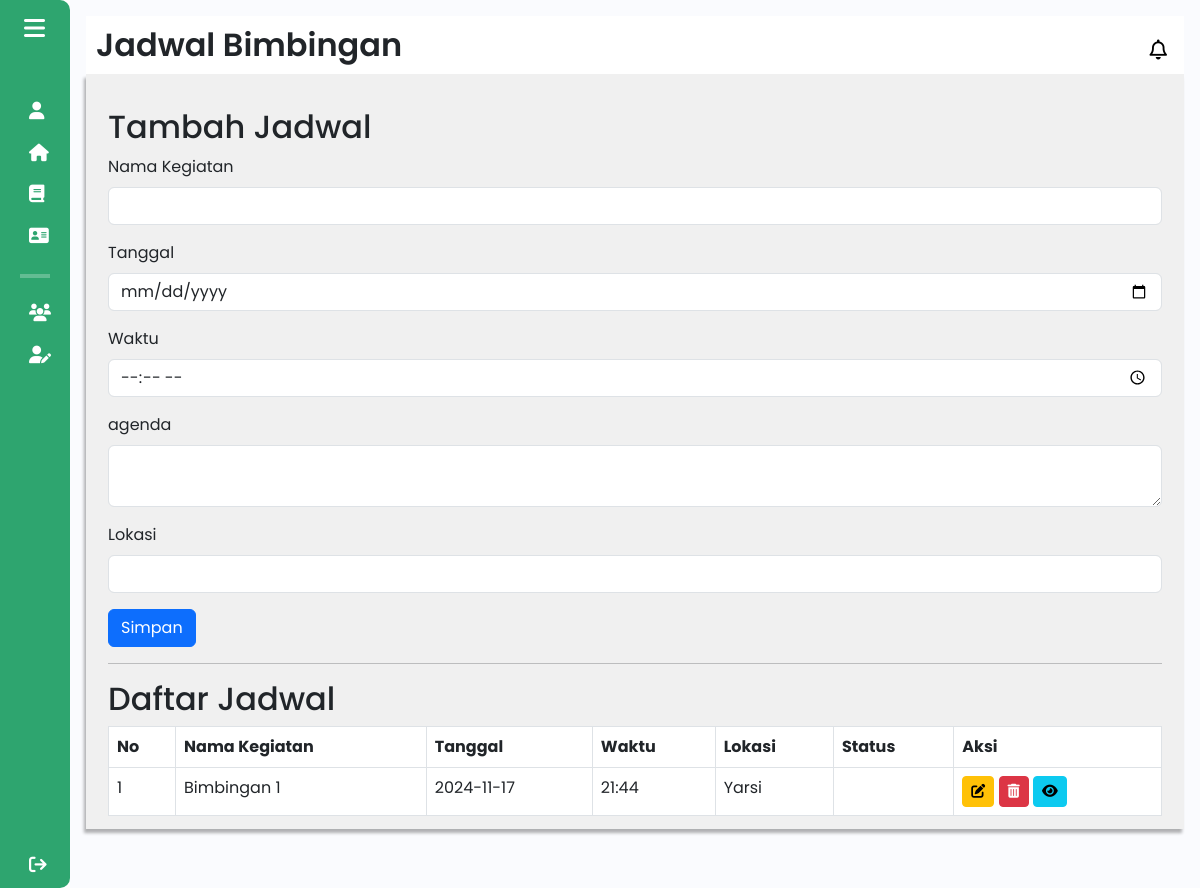
The page /components/pages/mahasiswa/jadwal_bimbingan_mahasiswa.php (signed in) on the database as committed earlier.
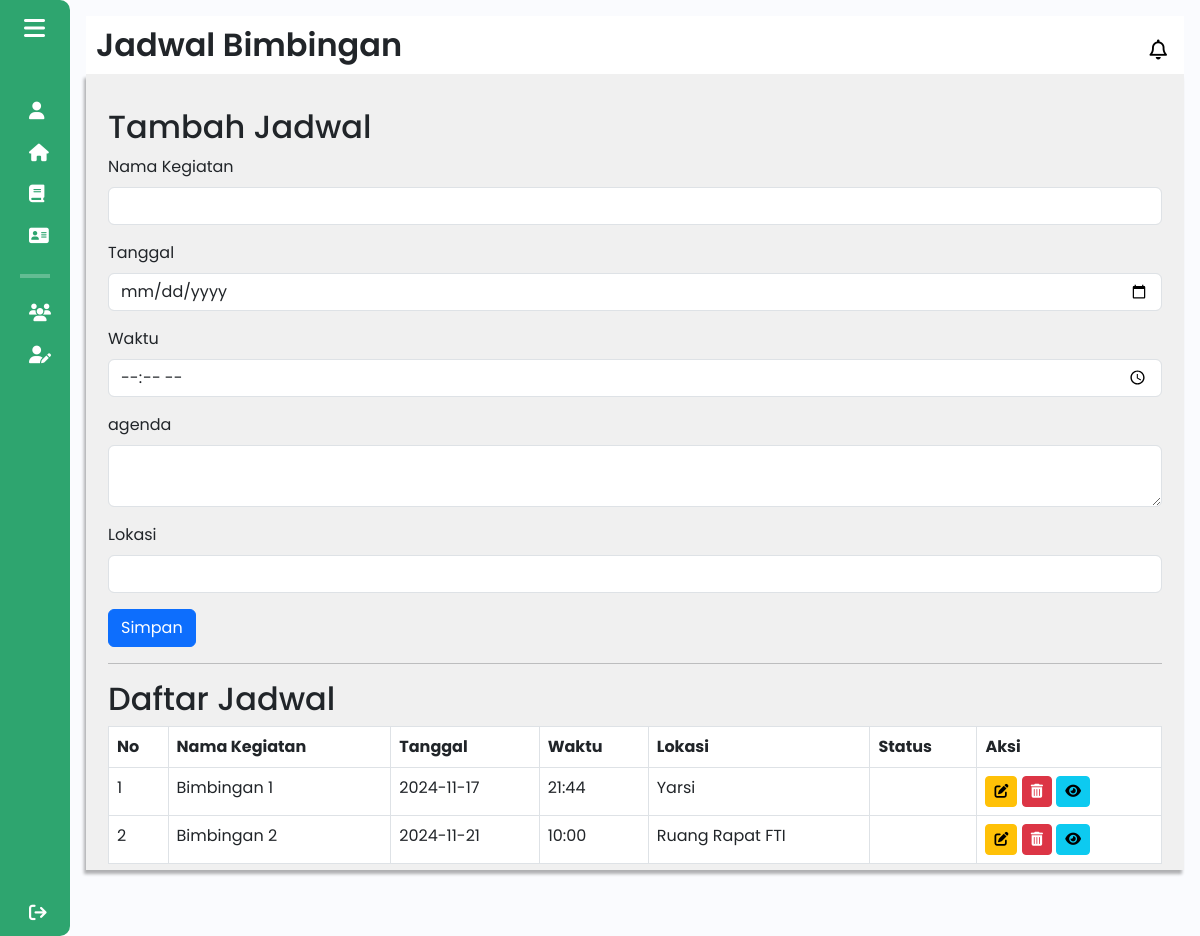
The same page on the database as committed later.
### tables this page shows
CREATE TABLE `jadwal` (
  `id` int(11) NOT NULL,
  `nama_kegiatan` varchar(255) NOT NULL,
  `tanggal` date NOT NULL,
  `waktu` varchar(5) NOT NULL,
  `agenda` text NOT NULL,
  `lokasi` varchar(255) NOT NULL,
  `status` varchar(255) NOT NULL,
  `feedback_mentor` varchar(1000) NOT NULL
);

### components/pages/mahasiswa/jadwal_bimbingan_mahasiswa.php (the view, shortened to what this page needs)
<!DOCTYPE html>
<html lang="en">
<head>
    <link href="https://cdn.lineicons.com/4.0/lineicons.css" rel="stylesheet" />
    <link href="https://cdn.jsdelivr.net/npm/bootstrap@5.3.0-alpha3/dist/css/bootstrap.min.css" rel="stylesheet"
>
    <link rel="stylesheet" href="/Aplikasi-Kewirausahaan/assets/css/mahasiswa/jadwal_bimbingan_mahasiswa.css">
</head>
<body>
    <div class="wrapper">
                <?php
                $activePage = 'jadwal_bimbingan_mahasiswa';
                include 'sidebar_mahasiswa.php';
                ?>
                <div class="main p-3">
                    <div class="main_header">
                        <?php
                            $pageTitle = "Jadwal Bimbingan";
                            include 'header_mahasiswa.php';
                        ?>
                    </div>
                <div class="main_wrapper">
                    <div class="container mt-4">
                        <?php
                        include $_SERVER['DOCUMENT_ROOT'] . '/Aplikasi-Kewirausahaan/config/db_connection.php';
                        $edit_data = null;
                        $sql = "SELECT * FROM jadwal ORDER BY tanggal, waktu";
                        $result = $conn->query($sql);
                        ?>
                        <h2><?php echo isset($edit_data) ? "Edit Jadwal" : "Tambah Jadwal"; ?></h2>
                        <form action="" method="post">
                            <div class="mb-3">
                                <label for="nama_kegiatan" class="form-label">Nama Kegiatan</label>
                                <input type="text" name="nama_kegiatan" id="nama_kegiatan" class="form-control" required
                                    value="<?php echo isset($edit_data['nama_kegiatan']) ? $edit_data['nama_kegiatan'] : ''; ?>">
                            </div>
                            <div class="mb-3">
                                <label for="tanggal" class="form-label">Tanggal</label>
                                <input type="date" name="tanggal" id="tanggal" class="form-control" required
                                    value="<?php echo isset($edit_data['tanggal']) ? $edit_data['tanggal'] : ''; ?>">
                            </div>
                            <div class="mb-3">
                                <label for="waktu" class="form-label">Waktu</label>
                                <input type="time" name="waktu" id="waktu" class="form-control" required
                                    value="<?php echo isset($edit_data['waktu']) ? $edit_data['waktu'] : ''; ?>">
                            </div>
                            <div class="mb-3">
                                <label for="agenda" class="form-label">agenda</label>
                                <textarea name="agenda" id="agenda" class="form-control"><?php echo isset($edit_data['agenda']) ? $edit_data['agenda'] : ''; ?></textarea>
                            </div>
                            <div class="mb-3">
                                <label for="lokasi" class="form-label">Lokasi</label>
                                <input type="text" name="lokasi" id="lokasi" class="form-control"
                                    value="<?php echo isset($edit_data['lokasi']) ? $edit_data['lokasi'] : ''; ?>">
                            </div>
                            <button type="submit" class="btn btn-primary"><?php echo isset($edit_data) ? "Perbarui" : "Simpan"; ?></button>
                        </form>
                        <hr>
                        <h2>Daftar Jadwal</h2>
                        <table class="table table-bordered">
                            <thead>
                                <tr>
                                    <th>No</th>
                                    <th>Nama Kegiatan</th>
                                    <th>Tanggal</th>
                                    <th>Waktu</th>
                                    <th>Lokasi</th>
                                    <th>Status</th>
                                    <th>Aksi</th>
                                </tr>
                            </thead>
                            <tbody>
                                <?php if ($result->num_rows > 0): ?>
                                    <?php $no = 1; ?>
                                    <?php while ($row = $result->fetch_assoc()): ?>
                                        <tr>
                                            <td><?php echo $no++; ?></td>
                                            <td><?php echo htmlspecialchars($row['nama_kegiatan']); ?></td>
                                            <td><?php echo htmlspecialchars($row['tanggal']); ?></td>
                                            <td><?php echo htmlspecialchars($row['waktu']); ?></td>
                                            <td><?php echo htmlspecialchars($row['lokasi']); ?></td>
                                            <td><?php echo isset($row['status']) ? htmlspecialchars($row['status']) : 'N/A'; ?></td>
                                            <td>
                                                <a href="?edit_id=<?php echo $row['id']; ?>" class="btn btn-warning btn-sm">
                                                    <i class="fas fa-edit"></i>
                                                </a>
                                                <a href="?delete_id=<?php echo $row['id']; ?>" class="btn btn-danger btn-sm"
                                                    onclick="return confirm('Apakah Anda yakin ingin menghapus jadwal ini?');">
                                                    <i class="fa-solid fa-trash-can"></i>
                                                </a>
                                                <a href="detail_jadwal_mahasiswa.php?id=<?php echo $row['id']; ?>" class="btn btn-info btn-sm">
                                                    <i class="fa-solid fa-eye"></i>
                                                </a>
                                            </td>
                                        </tr>
                                    <?php endwhile; ?>
                                <?php else: ?>
                                    <tr>
                                        <td colspan="8">Tidak ada jadwal tersedia.</td>
                                    </tr>
                                <?php endif; ?>
                            </tbody>
                        </table>
                    </div>
                </div>
    </div>
</body>
</html>

### components/pages/mahasiswa/sidebar_mahasiswa.php (shortened to what this page needs)
<!DOCTYPE html>
<html lang="en">
<head>
    <link href="https://cdn.lineicons.com/4.0/lineicons.css" rel="stylesheet" />
    <link href="https://cdn.jsdelivr.net/npm/bootstrap@5.3.0-alpha3/dist/css/bootstrap.min.css" rel="stylesheet"
>
    <link rel="stylesheet" href="/Aplikasi-Kewirausahaan/assets/css/mahasiswa/sidebar_mahasiswa.css">
</head>
<body>
    <div class="wrapper">
        <aside id="sidebar">
            <div class="d-flex">
                <button class="toggle-btn" type="button">
                    <i class="fa-solid fa-bars"></i>
                </button>
            </div>
            <ul class="sidebar-nav">
                <li class="sidebar-item <?php echo ($activePage == 'profil') ? 'active' : ''; ?>">
                    <a href="profil_mahasiswa.php" class="sidebar-link">
                        <i class="fa-solid fa-user"></i>
                    </a>
                </li>
                <li class="sidebar-item <?php echo ($activePage == 'pagemahasiswa') ? 'active' : ''; ?>">
                    <a href="pagemahasiswa.php" class="sidebar-link">
                        <i class="fa-solid fa-house"></i>
                    </a>
                </li>
                <li class="sidebar-item <?php echo ($activePage == 'materikewirausahaan_mahasiswa') ? 'active' : ''; ?>">
                    <a href="materikewirausahaan_mahasiswa.php" class="sidebar-link">
                        <i class="fa-solid fa-book"></i>
                    </a>
                </li>
                <li class="sidebar-item <?php echo ($activePage == 'daftar_mentor_mahasiswa') ? 'active' : ''; ?>">
                    <a href="daftar_mentor_mahasiswa.php" class="sidebar-link">
                    <i class="fa-solid fa-address-card"></i>
                    </a>
                </li>
                <hr>
                <li class="sidebar-item <?php echo ($activePage == 'kelompok_bisnis_mahasiswa') ? 'active' : ''; ?>">
                    <a href="kelompok_bisnis_mahasiswa.php" class="sidebar-link">
                        <i class="fa-solid fa-users"></i>
                    </a>
                </li>
                <li class="sidebar-item">
                    <a href="#" class="sidebar-link collapsed has-dropdown" data-bs-toggle="collapse"
                    data-bs-target="#kelola_bisnis_kelompok" aria-expanded="false" aria-controls="kelola_bisnis_kelompok">
                        <i class="fa-solid fa-user-pen"></i>
                    </a>
                </li>
                <li class="sidebar-item sign-out">
                    <a href="/Aplikasi-Kewirausahaan/components/pages/startdashboard/dashboardawal.php" class="sidebar-link">
                        <i class="fa-solid fa-sign-out"></i>
                    </a>
                </li>
            </ul>
        </aside>
    </div>
</body>
</html>

### components/pages/mahasiswa/header_mahasiswa.php (shortened to what this page needs)
<!DOCTYPE html>
<html lang="en">
<head>
    <link href="https://cdn.lineicons.com/4.0/lineicons.css" rel="stylesheet" />
    <link href="https://cdn.jsdelivr.net/npm/bootstrap@5.3.0-alpha3/dist/css/bootstrap.min.css" rel="stylesheet"
>
    <link rel="stylesheet" href="/Aplikasi-Kewirausahaan/assets/css/mahasiswa/header_mahasiswa.css">
</head>
<body>
    <div class="wrapper">
            <div class="main_header">
                <h1 class="halaman"><?php echo $pageTitle ?? 'Halaman'; ?></h1>
                <a href="#" class="notification">
                    <i class="fa-regular fa-bell"></i>
                </a>
            </div>
    </div>
</body>
</html>

### assets/css/mahasiswa/jadwal_bimbingan_mahasiswa.css (style rules this page uses)
a { text-decoration: none; }
li { list-style: none; }
h1 { font-weight: 600; font-size: 1.5rem; }
body { font-family: "Poppins", sans-serif; }
.wrapper { display: flex; }
.main { min-height: 100vh; width: 100%; overflow: hidden; transition: all 0.35s ease-in-out; background-color: #fafbfe; }
#sidebar { width: 70px; min-width: 70px; z-index: 1000; transition: all 0.25s ease-in-out; background-color: #2ea56f; display: flex; flex-direction: column; border-top-right-radius: 10px; border-bottom-right-radius: 10px; }
.toggle-btn { background-color: transparent; cursor: pointer; border: 0; padding: 1rem 1.5rem; }
.toggle-btn i { font-size: 1.5rem; color: #fff; }
.sidebar-nav { padding: 2rem 0; flex: 1 1 auto; }
a.sidebar-link { padding: 0.625rem 1.625rem; color: #fff; display: block; font-size: 0.9rem; white-space: nowrap; border-left: 3px solid transparent; }
.sidebar-link i { font-size: 1.1rem; margin-right: 0.75rem; }
.sidebar-item { position: relative; }
.sign-out { position: fixed; bottom: 0; left: 0; }
.main_wrapper { width: 100%; height: 85vh; background-color: #f0f0f0; box-shadow: -2px 4px 3px rgba(0, 0, 0, 0.3); margin: 0 auto; padding: 10px; overflow: auto; }
.sidebar-nav hr { border: 2px solid white; margin-right: 20px; margin-left: 20px; }
.main_header { display: flex; justify-content: space-between; align-items: center; padding: 10px; background-color: #fff; }
.main_header h1 { font-size: xx-large; margin: 0; }
.notification { display: flex; align-items: center; text-decoration: none; color: #000; font-size: 18px; }
.notification i { margin-right: 8px; }

### assets/css/mahasiswa/sidebar_mahasiswa.css (style rules this page uses)
a { text-decoration: none; }
li { list-style: none; }
h1 { font-weight: 600; font-size: 1.5rem; }
body { font-family: "Poppins", sans-serif; }
.wrapper { display: flex; }
.main { min-height: 100vh; width: 100%; overflow: hidden; transition: all 0.35s ease-in-out; background-color: #fafbfe; }
#sidebar { width: 70px; min-width: 70px; z-index: 1000; transition: all 0.25s ease-in-out; background-color: #2ea56f; display: flex; flex-direction: column; border-top-right-radius: 10px; border-bottom-right-radius: 10px; }
.toggle-btn { background-color: transparent; cursor: pointer; border: 0; padding: 1rem 1.5rem; }
.toggle-btn i { font-size: 1.5rem; color: #fff; }
.sidebar-nav { padding: 2rem 0; flex: 1 1 auto; }
a.sidebar-link { padding: 0.625rem 1.625rem; color: #fff; display: block; font-size: 0.9rem; white-space: nowrap; border-left: 3px solid transparent; }
.sidebar-link i { font-size: 1.1rem; margin-right: 0.75rem; }
.sidebar-item { position: relative; }
.sign-out { position: fixed; bottom: 0; left: 0; }
.sidebar-nav hr { border: 2px solid white; margin-right: 20px; margin-left: 20px; }

### assets/css/mahasiswa/header_mahasiswa.css (style rules this page uses)
a { text-decoration: none; }
li { list-style: none; }
h1 { font-weight: 600; font-size: 1.5rem; }
body { font-family: "Poppins", sans-serif; }
.main_header { display: flex; justify-content: space-between; align-items: center; padding: 5px; background-color: #fff; }
.main_header h1 { font-size: xx-large; }
.notification { position: fixed; top: 10px; right: 10px; text-decoration: none; color: #000000; margin-top: 30px; margin-right: 15px; border-radius: 5px; font-size: 16px; display: flex; align-items: center; }
.notification i { margin-right: 8px; font-size: 20px; }

Rows that differ between the two databases and show on the page:
added jadwal: nama_kegiatan "Bimbingan 2", tanggal "2024-11-21", waktu "10:00", lokasi "Ruang Rapat FTI"
